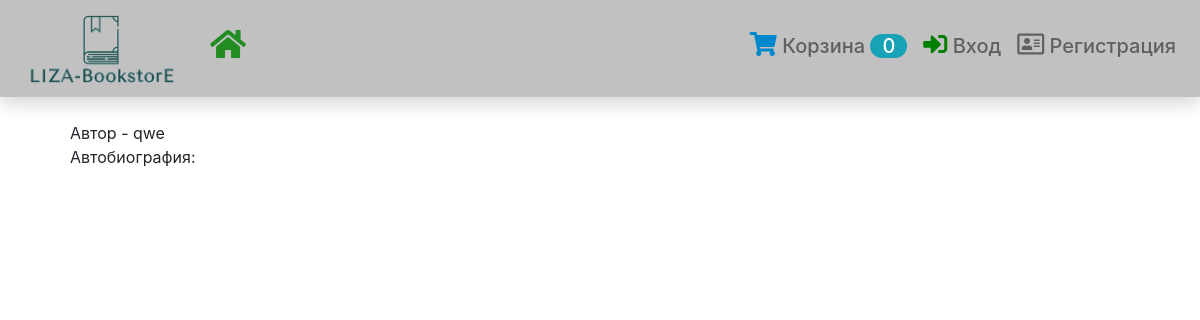
Page /directory/author/1 on the earlier database version.
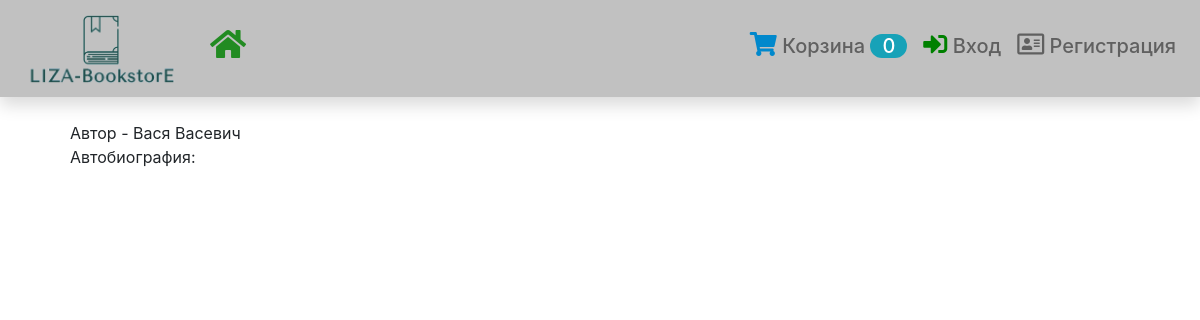
Same page on the later database version.
### directory/models.py (models this page shows, shortened)
class Author(models.Model):
    name = models.CharField('Автор(ы)', max_length=120)
    description = models.TextField('Автобиография', null=True, blank=True)
    class Meta:
        verbose_name = 'Автор'
        verbose_name_plural = 'Авторы'

### directory/views.py (the view)
# urls.py: path('author/<int:pk>', AuthorDetail.as_view(), name='author-detail'),
class AuthorDetail(CountInCart, DetailView):
    model = Author

### cart/views.py (called while the page is built)
    def get_context_data(self, **kwargs):
        context = super().get_context_data(**kwargs)
        cart_id = self.request.session.get('cart_id', '0')
        if cart_id != '0':
            context['cart_count'] = Cart.objects.get(pk=cart_id).book_in_cart_count
        else:
            context['cart_count'] = cart_id
        return context

### directory/templates/directory/author_detail.html (shortened to what this page needs)
{% extends 'base.html' %}
{% block content %}
Автор -
{{ object.name }}<br>
Автобиография:
{% endblock %}

Differences in the rows shown:
changed Author: name "qwe" → "Вася Васевич"
